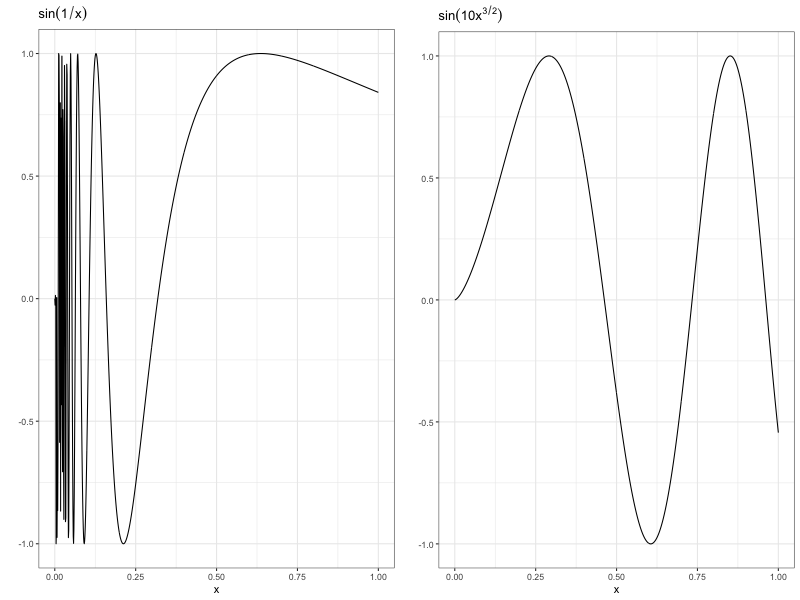

Write R code to recreate this figure.
library(dplyr)
library(ggplot2)
library(ggpubr)

sin_oscillate <- function(x) {
  if(x == 0) return(0)
  return(sin(1/x))
} 

sin_smooth <- function(x)  sin(x^1.5*10)

p1 <- data.frame(x = seq(from=-0,to=1,length.out=10)) %>%
  ggplot(aes(x=x))+
  stat_function(fun = Vectorize(sin_smooth),n=1000)+
  theme_bw()+
  labs(title = expression(sin(10*x^{3/2})), y = "")

p2<- data.frame(x = seq(from=-0,to=1,length.out=10)) %>%
  ggplot(aes(x=x))+
  stat_function(fun = Vectorize(sin_oscillate),n=1000)+
  theme_bw()+
  labs(title = expression(sin(1/x)), y = "")


ggarrange(p2,p1) %>%
  ggexport(filename = "functions.png",
           width = 800,
           height = 600)


relu <- function(x) max(x,0) - max(x-1,0)
sigmoid <- function(x) 1/(1+exp(-x))
step <-function(x){
  if(x>0 & x<25) return(1)
  else return(0)
}

p1 <- data.frame(x = seq(from=-10,to=10,length.out=10)) %>%
  ggplot(aes(x=x))+
  stat_function(fun = Vectorize(relu),n=1000)+
  theme_bw()+
  labs(title = "max(x,0) - max(x-1,0)", y = "")

p2 <- data.frame(x = seq(from=-10,to=50,length.out=10)) %>%
  ggplot(aes(x=x))+
  stat_function(fun = function(x) sigmoid(x) - sigmoid(x-25),n=1000)+
  stat_function(fun = Vectorize(step),colour='blue',linetype=4)+
  theme_bw()+
  labs(title = "sigmoid(x)-sigmoid(x-25)", y = "")

ggarrange(p2,p1) %>%
  ggexport(filename = "nonsmooth.png",
           width = 800,
           height = 600)
